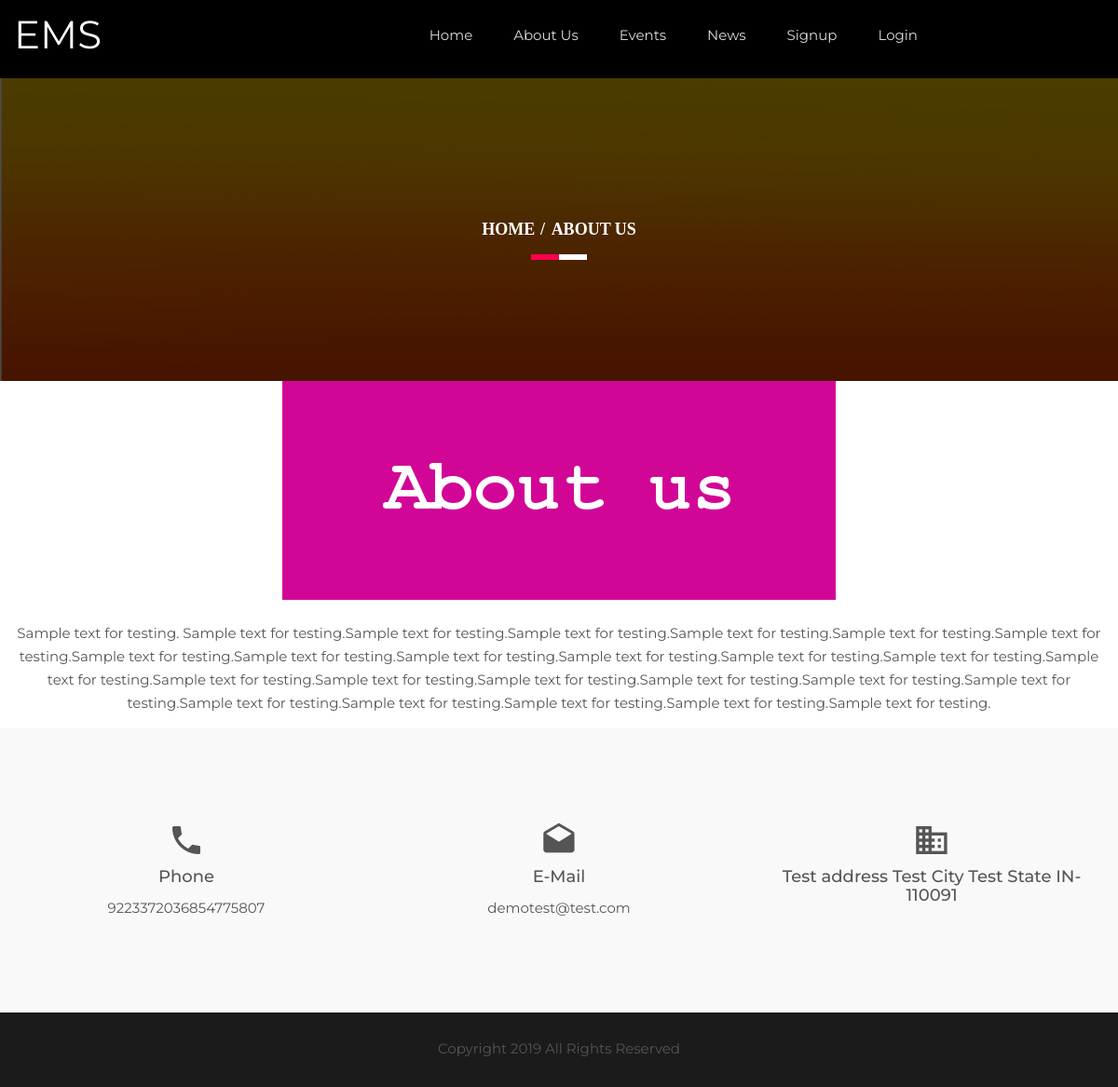
Page /ems/about-us.php on the committed database.
### tables this page shows
CREATE TABLE `tblgenralsettings` (
  `id` int(11) NOT NULL,
  `SiteName` varchar(200) DEFAULT NULL,
  `PhoneNumber` bigint(12) DEFAULT NULL,
  `EmailId` varchar(255) DEFAULT NULL,
  `address` mediumtext DEFAULT NULL,
  `footercontent` mediumtext DEFAULT NULL,
  `LastUpdationDate` timestamp NULL DEFAULT NULL ON UPDATE current_timestamp()
);

CREATE TABLE `tblpages` (
  `id` int(11) NOT NULL,
  `PageType` varchar(255) DEFAULT NULL,
  `PageDetails` mediumtext DEFAULT NULL,
  `LastupdationDate` timestamp NULL DEFAULT NULL ON UPDATE current_timestamp()
);

### ems/about-us.php (the view, shortened to what this page needs)
<?php
include('includes/config.php');
?>
<!doctype html>
<html class="no-js" lang="en">
    <head>
        <link rel="stylesheet" href="css/bootstrap.min.css">
        <link rel="stylesheet" href="css/animate.css">
        <link rel="stylesheet" href="css/meanmenu.min.css">
        <link rel="stylesheet" href="css/owl.carousel.css">
        <link rel="stylesheet" href="css/icofont.css">
        <link rel="stylesheet" href="css/nivo-slider.css">
        <link rel="stylesheet" href="css/animate-text.css">
        <link rel="stylesheet" href="css/material-design-iconic-font.min.css">
		<link rel="stylesheet" href="style.css">
        <link rel="stylesheet" href="css/responsive.css">
		<link href="css/color/skin-default.css" rel="stylesheet">
    </head>
    <body>
         <div class="wrapper waraper-404">
           <div id="home" class="header-slider-area">
        <?php include_once('includes/header.php');?>
            </div>
            <div class="breadcumb-area bg-overlay">
                <div class="container">
                    <ol class="breadcrumb">
                        <li><a href="index.php">Home</a></li>
                        <li class="active">About us
                        </li>
                    </ol>
                </div>
            </div>
            <div class="area-404 fix">
                <div class="container ptb50">
                    <div class="row">
                        <div class="col-xs-12 text-center">
                            <img src="img/aboutus.png" alt="About us">
 <?php
 $ptype="aboutus";
$ret = "select  PageDetails from tblpages where PageType=:ptype";
$query = $dbh -> prepare($ret);
$query -> bindParam(':ptype',$ptype, PDO::PARAM_STR);
$query->execute();
$results=$query->fetchAll(PDO::FETCH_OBJ);
if($query->rowCount() > 0)
{
foreach($results as $row)
{ ?>
<p style="margin-top:2%"><?php echo $row->PageDetails;?></p>
                    <?php }} ?>
                        </div>
                    </div>
                </div>
            </div>
<?php include_once('includes/footer.php');?>
         </div>
    </body>
</html>

### ems/includes/header.php (shortened to what this page needs)
<?php
$ret = "Select  SiteName from tblgenralsettings ";
$querys = $dbh -> prepare($ret);
$querys->execute();
$resultss=$querys->fetchAll(PDO::FETCH_OBJ);
if($querys->rowCount() > 0)
{
foreach($resultss as $rows)
{ ?>
   <div id="home" class="header-slider-area">
                <div class="header-area header-2">
                    <div id="sticker" class="logo-menu-area header-area-2">
                        <div class="container hidden-xs">
                            <div class="row">
                                <div class="col-md-2 col-sm-3">
                                    <div class="logo">
                                        <a href="index.php" style="font-size:42px; color:#fff"><?php echo htmlentities($rows->SiteName);?></a>
                                    </div>
                                </div>
                                <div class="col-md-8 col-sm-9">
                                    <div class="main-menu text-right">
                                        <nav>
                                            <ul id="nav">
                                                <li><a class="smooth-scroll" href="index.php">Home</a></li>
                                                <li><a class="smooth-scroll" href="about-us.php">About Us</a></li>
                                                <li><a class="smooth-scroll" href="all-events.php">Events</a></li>
                                                <li><a class="smooth-scroll" href="news.php">News</a></li>
                                                <?php if(strlen($_SESSION['usrid']==0)){?>
                                                <li><a class="smooth-scroll" href="signup.php">Signup</a></li>
                                                 <li><a class="smooth-scroll" href="signin.php">Login</a></li>
                                             <?php } else {?>
<li><a class="smooth-scroll" href="profile.php">My Account</a></li>
                                             <?php } ?>
                                            </ul>
                                        </nav>
                                    </div>
                                </div>
                                </div>
                            </div>
                        </div>
                    </div>
                    <?php }} ?>

### ems/includes/footer.php (shortened to what this page needs)
<?php
$ret = "Select  PhoneNumber,address,EmailId,footercontent from tblgenralsettings ";
$querys = $dbh -> prepare($ret);
$querys->execute();
$resultss=$querys->fetchAll(PDO::FETCH_OBJ);
if($querys->rowCount() > 0)
{
foreach($resultss as $rows)
{ ?>
 <div class="information-area off-white ptb100">
                    <div class="container">
                        <div class="row">
                            <div class="col-md-4 col-sm-3 col-xs-12">
                                <div class="single-information text-center">
                                    <div class="info-icon">
                                        <i class="zmdi zmdi-phone"></i>
                                    </div>
                                    <h4>Phone</h4>
                                    <p><?php echo htmlentities($rows->PhoneNumber);?></p>
                                </div>
                            </div>
                            <div class="col-md-4 col-sm-3 col-xs-12">
                                <div class="single-information text-center">
                                    <div class="info-icon">
                                        <i class="zmdi zmdi-email-open"></i>
                                    </div>
                                    <h4>E-Mail</h4>
                                    <p><a href="mailto:company@email.com"><?php echo htmlentities($rows->EmailId);?></a></p>
                                </div>
                            </div>
                            <div class="col-md-4 col-sm-3 col-xs-12">
                                <div class="single-information text-center">
                                    <div class="info-icon">
                                        <i class="zmdi zmdi-city-alt"></i>
                                    </div>
                                    <h4><?php echo htmlentities($rows->address);?></h4>
                                </div>
                            </div>
                        </div>
                    </div>
                </div>
            <div class="footer-area" align="center">
                <div class="container">
                    <div class="row">
                        <div class="col-md-12 col-sm-6 col-xs-12">
                            <div class="social-area">
                             <?php echo htmlentities($rows->footercontent);?>
                            </div>
                        </div>
                    </div>
                </div>
            </div>
            <?php }} ?>

### ems/style.css (style rules this page uses)
.container { width: 1200px }
html, body { height: 100%; font-family: 'Montserrat', sans-serif; font-size: 15px; color: #555; line-height: 25px; }
img { max-width: 100%; height: auto; }
.fix { overflow: hidden }
p { margin: 0 0 15px }
h1, h2, h3, h4, h5, h6 { margin: 0 0 10px }
a { -webkit-transition: all 0.3s ease 0s; transition: all 0.3s ease 0s; text-decoration: none; color: #555; }
ul { list-style: outside none none; margin: 0; padding: 0; }
.ptb100 { padding: 100px 0 }
.off-white { background: #f9f9f9 }
.wrapper { background: #fff }
ul li { display: inline-block }
.main-menu ul li a { color: #ddd }
.logo-menu-area { padding: 35px 0 }
.main-menu ul li { margin-right: 40px }
.main-menu ul li:last-child { margin: 0 }
.header-area { left: 0; position: absolute; top: 0; width: 100%; z-index: 999; }
.header-slider-area { position: relative }
.bg-overlay { position: relative; z-index: 1; }
.bg-overlay:before { background: #000 none repeat scroll 0 0; content: ""; height: 100%; left: 0; opacity: 0.85; -ms-filter: "progid:DXImageTransform.Microsoft.Alpha(Opacity=85)"; position: absolute; top: 0; width: 100%; z-index: -1; }
.breadcumb-area.bg-overlay:before { opacity: 0.7; -ms-filter: "progid:DXImageTransform.Microsoft.Alpha(Opacity=70)"; }
.info-icon { font-size: 40px; margin-bottom: 10px; }
.single-information > p { margin-bottom: 5px }
.single-information p:last-child { margin: 0 }
.footer-area { background: #1b1b1b none repeat scroll 0 0; height: 80px; line-height: 78px; }
.header-2 { background: #000 none repeat scroll 0 0; position: static; }
.breadcumb-area { background: rgba(0, 0, 0, 0) url("img/bg.png") repeat scroll 0 0; padding: 150px 0; text-align: center; }
.breadcrumb { background-color: transparent; border-radius: 0; list-style: outside none none; margin-bottom: 0; padding: 0; position: relative; }
.breadcrumb > li + li:before { color: #fff; font-weight: 700; padding: 0 2px; }
.breadcrumb a, .breadcrumb li.active { color: #fff }
.breadcrumb li { font-family: popins; font-size: 18px; font-weight: 700; text-transform: uppercase; }
.breadcrumb:before, .breadcrumb:after { background: #fff none repeat scroll 0 0; bottom: -20px; content: ""; height: 6px; left: 50%; position: absolute; -webkit-transform: translateX(-50%); transform: translateX(-50%); width: 60px; }
.breadcrumb:after { background: #ff004d none repeat scroll 0 0; -webkit-transform: translateX(-100%); transform: translateX(-100%); width: 30px; }
#sticker { right: 0; left: 0; }

### ems/css/responsive.css (style rules this page uses)
@media (min-width: 1170px) and (max-width: 1400px) { .logo-menu-area { padding: 25px 0; } }

### ems/css/color/skin-default.css (style rules this page uses)
.breadcrumb::after { background: #ff004d none repeat scroll 0 0; }

### rows in the picture
tblgenralsettings: SiteName "EMS", PhoneNumber "9223372036854775807", EmailId "demotest@test.com", address "Test address Test City Test State IN-110091", footercontent "Copyright 2019 All Rights Reserved"
tblpages: PageDetails "Sample text for testing. Sample text for testing.Sample text for testing.Sample text for testing.Sample text for testing.Sample text for testing.Sample text for testing.Sample text for testing.Sample text for testing.Sample text for testing.Sample text for testing.Sample text for testing.Sample text for testing.Sample text for testing.Sample text for testing.Sample text for testing.Sample text for testing.Sample text for testing.Sample text for testing.Sample text for testing.Sample text for testing.Sample text for testing.Sample text for testing.Sample text for testing.Sample text for testing."
